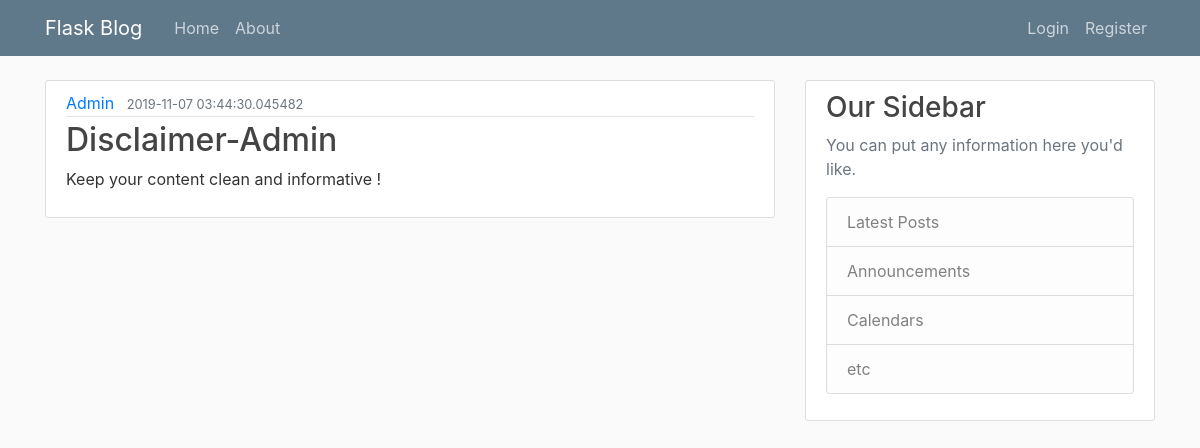
/post/1, run on the app's committed database.
### flaskblog/models.py (models this page shows, shortened)
class User(db.Model, UserMixin):
    id = db.Column(db.Integer, primary_key=True)
    username = db.Column(db.String(20), unique=True, nullable=False)
    email = db.Column(db.String(200), unique=True, nullable=False)
    image_file = db.Column(db.String(20), nullable=False, default='default.jpg')
    password = db.Column(db.String(60), nullable=False)
    posts = db.relationship('Post', backref='author', lazy=True)

class Post(db.Model):
    id = db.Column(db.Integer, primary_key=True)
    title = db.Column(db.String(100), nullable=False)
    date_posted = db.Column(db.DateTime, nullable=False, default=datetime.utcnow)
    content = db.Column(db.Text, nullable=False)
    user_id = db.Column(db.Integer, db.ForeignKey('user.id'), nullable=False)

### flaskblog/routes.py (the view)
@app.route("/post/<int:post_id>")
def post(post_id):
    post = Post.query.get_or_404(post_id)
    return render_template('post.html', title=post.title, post=post)

### flaskblog/templates/post.html
{% extends 'layout.html' %}
{% block content%}
    <article class="media content-section">
        <div class="media-body">
            <div class="article-metadata">
                <a class="mr-2" href="#">{{ post.author.username }}</a>
                <small class="text-muted">{{ post.date_posted }}</small>
            </div>
            <h2 class="article-title">{{ post.title }}</h2>
            <p class="article-content">{{ post.content }}</p>
        </div>
    </article>
{% endblock content %}

### flaskblog/static/main.css (style rules this page uses)
body { background: #fafafa; color: #333333; margin-top: 5rem; }
h1, h2, h3, h4, h5, h6 { color: #444444; }
.content-section { background: #ffffff; padding: 10px 20px; border: 1px solid #dddddd; border-radius: 3px; margin-bottom: 20px; }
.article-title { color: #444444; }
.article-content { white-space: pre-line; }
.article-metadata { padding-bottom: 1px; margin-bottom: 4px; border-bottom: 1px solid #e3e3e3 }

### data on the page
User: author.username "Admin"
Post: date_posted "2019-11-07 03:44:30.045482", title "Disclaimer-Admin", content "Keep your content clean and informative !"
